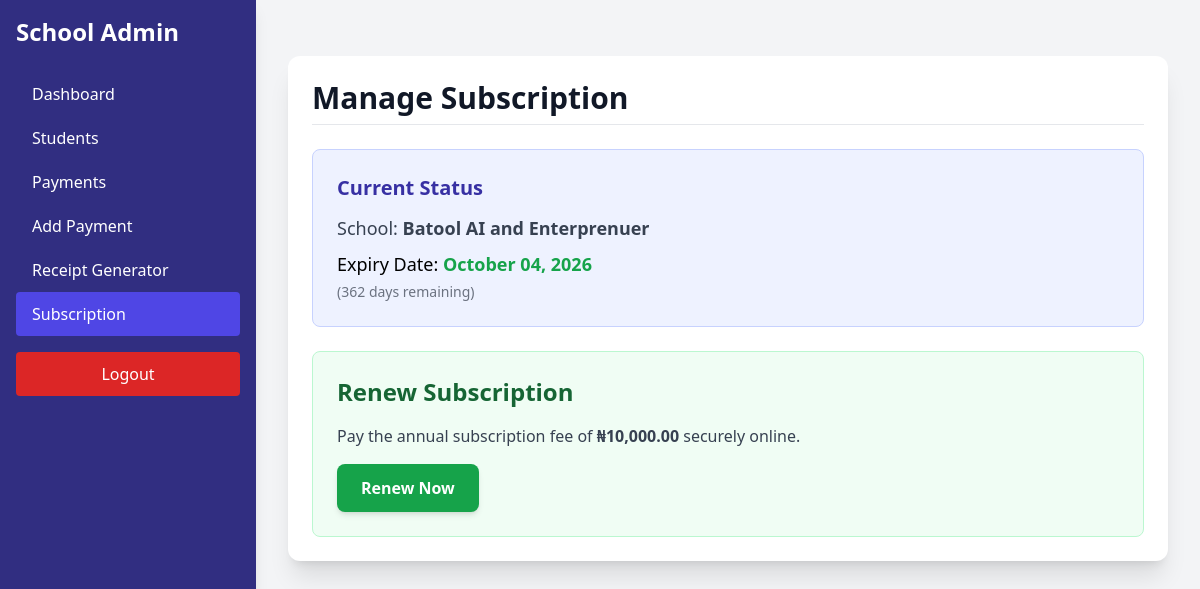
The page /pay-with-paystack-subscription (signed in) on the database its author committed.
### app.py (models this page shows)
class School(db.Model):
    id = db.Column(db.Integer, primary_key=True)
    name = db.Column(db.String(150), nullable=False, unique=True)
    email = db.Column(db.String(120), unique=True, nullable=False)
    password = db.Column(db.String(200), nullable=False)
    subscription_expiry = db.Column(db.Date, nullable=False)
    logo_filename = db.Column(db.String(250), nullable=True)
    address = db.Column(db.String(250), nullable=True)
    phone_number = db.Column(db.String(50), nullable=True)
    students = db.relationship("Student", backref="school", lazy=True)

### app.py (the view, shortened to what this page needs)
@app.route("/pay-with-paystack-subscription", methods=["GET", "POST"])
@login_required
def pay_with_paystack_subscription():
    school = current_school()
    if request.method == "GET":
        return render_template(
            "subscription.html",
            school=school,
            subscription_amount=app.config['PAYSTACK_SUBSCRIPTION_AMOUNT'] / 100, # Convert kobo to NGN
            today=datetime.today().date()
        )

### app.py (called while the page is built, shortened)
def current_school():
    if "school_id" in session:
        return db.session.get(School, session["school_id"])
    return None

def login_required(f):
    @wraps(f)
    def decorated_function(*args, **kwargs):
        school = current_school()
        if not school:
            flash("Please log in first.", "warning")
            return redirect(url_for("index"))
        return f(*args, **kwargs)
    return decorated_function

### templates/subscription.html (shortened to what this page needs)
{% extends 'layout.html' %}
{% block content %}
<div class="max-w-4xl mx-auto p-6 bg-white shadow-xl rounded-xl">
    <h2 class="text-3xl font-extrabold text-gray-900 mb-6 border-b pb-2">
        Manage Subscription
    </h2>
    <div class="space-y-6">
        <div class="bg-indigo-50 p-6 rounded-lg border border-indigo-200">
            <h3 class="text-xl font-semibold text-indigo-800 mb-3">Current Status</h3>
            <p class="text-lg text-gray-700">
                School: <span class="font-bold">{{ school.name }}</span>
            </p>
            <p class="text-lg mt-2">
                Expiry Date:
                <span class="font-bold
                    {% if school.subscription_expiry.strftime('%Y-%m-%d') < today.strftime('%Y-%m-%d') %}text-red-600
                    {% elif (school.subscription_expiry - today).days < 30 %}text-yellow-600
                    {% else %}text-green-600{% endif %}">
                    {{ school.subscription_expiry.strftime('%B %d, %Y') }}
                </span>
            </p>
            {% set days_left = (school.subscription_expiry - today).days %}
            <p class="text-sm text-gray-500 mt-1">
                {% if days_left < 0 %}
                    (Expired {{ days_left | abs }} days ago)
                {% elif days_left < 30 %}
                    (Subscription expires in {{ days_left }} days!)
                {% else %}
                    ({{ days_left }} days remaining)
                {% endif %}
            </p>
        </div>
        <div class="bg-green-50 p-6 rounded-lg border border-green-200">
            <h3 class="text-2xl font-semibold text-green-800 mb-4">Renew Subscription</h3>
            <p class="text-gray-700 mb-4">
                Pay the annual subscription fee of
                <span class="font-bold">₦{{ "{:,.2f}".format(subscription_amount) }}</span> securely online.
            </p>
            <button id="pay-button"
                    class="w-full sm:w-auto px-6 py-3 bg-green-600 text-white font-semibold rounded-lg shadow-md hover:bg-green-700 transition duration-150 transform hover:scale-[1.02]">
                Renew Now
            </button>
        </div>
    </div>
</div>
{% endblock %}

### rows shown on the page
School: name "Batool AI and Enterprenuer", subscription_expiry "October 04, 2026"

### other values the page prints
{{ "{:,.2f}".format(subscription_amount) }} "10,000.00"
